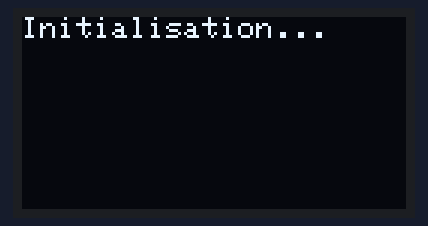
The sketch below on a simulated ESP8266 (NodeMCU). On the bench: 128×64 one-colour display. WiFi joins after 1.5 s; servers stay silent unless stated; the local clock reads 2024-03-15 10:24:30 at power-on unless the sketch sets it.

Above: at 0.1 s.
At 5.1 s:
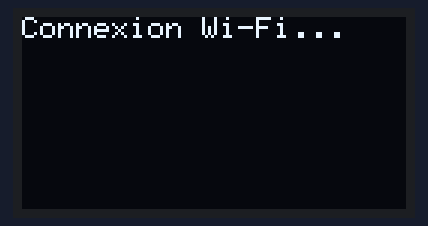
At 8.2 s:
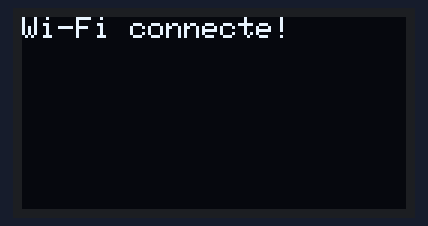
At 11.2 s:
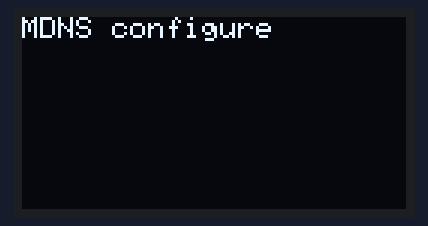
At 17.3 s:
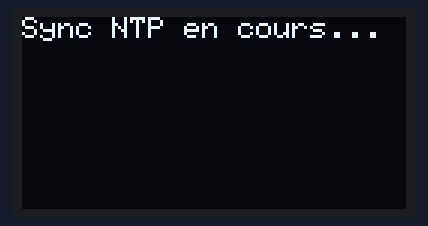
At 24.3 s:
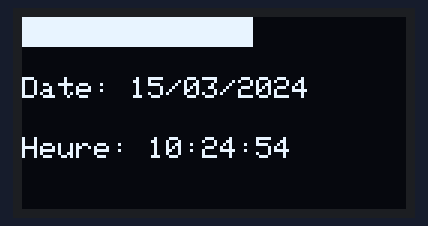

Measured:
- what the display in image 1 shows lasts 3.0 s, from 5.1 s to 8.1 s
- what the display in image 5 shows lasts 1.0 s, from 24.3 s to 25.3 s

The sketch:

rtc_ntp_display.ino
```cpp
#include <Wire.h>
#include <Adafruit_GFX.h>
#include <Adafruit_SSD1306.h>
#include <RTClib.h>
#include <ESP8266WiFi.h>
#include <time.h>
#include <ESP8266WebServer.h>
#include <ESP8266mDNS.h>
#include <ESP8266HTTPUpdateServer.h>

#define SCREEN_WIDTH 128
#define SCREEN_HEIGHT 64
#define OLED_RESET -1
#define OLED_I2C_ADDRESS 0x3C

const char *ssid = "Cherwifi";
const char *password = "ChErViN200681";

const char* ntpServer = "fr.pool.ntp.org";
const long gmtOffset_sec = 3600;
const int daylightOffset_sec = 0;

Adafruit_SSD1306 display(SCREEN_WIDTH, SCREEN_HEIGHT, &Wire, OLED_RESET);
RTC_DS3231 rtc;

ESP8266WebServer httpServer(80);
ESP8266HTTPUpdateServer httpUpdater;
const char* host = "esp8266-webupdate";

unsigned long lastSyncTime = 0;
const unsigned long syncInterval = 10 * 60 * 1000;

void setup() {
  display.begin(SSD1306_SWITCHCAPVCC, OLED_I2C_ADDRESS);
  display.clearDisplay();
  display.setTextSize(1);
  display.setTextColor(SSD1306_WHITE);

  displayYellowMessage("Initialisation...");
  delay(1000);

  WiFi.mode(WIFI_STA);
  WiFi.begin(ssid, password);
  connectWiFi();

  if (!rtc.begin()) {
    displayYellowMessage("Erreur RTC");
    while (1);
  }

  setupOTA();
  syncRTCWithNTP();
}

void loop() {
  httpServer.handleClient();
  MDNS.update();

  if (millis() - lastSyncTime >= syncInterval) {
    syncRTCWithNTP();
    lastSyncTime = millis();
  }

  DateTime now = rtc.now();
  display.clearDisplay();

  int32_t rssi = WiFi.RSSI();
  int barWidth = map(rssi, -100, -30, 0, SCREEN_WIDTH);
  display.fillRect(0, 0, barWidth, 10, SSD1306_WHITE);

  display.setCursor(0, 20);
  display.printf("Date: %02d/%02d/%04d", now.day(), now.month(), now.year());
  display.setCursor(0, 40);
  display.printf("Heure: %02d:%02d:%02d", now.hour(), now.minute(), now.second());

  display.display();
  delay(1000);
}

void connectWiFi() {
  int retryCount = 0;
  while (WiFi.status() != WL_CONNECTED && retryCount < 10) {
    delay(1000);
    displayYellowMessage("Connexion Wi-Fi...");
    display.setCursor(0, 8);
    display.printf("Essai %d", retryCount + 1);
    display.display();
    retryCount++;
  }

  if (WiFi.status() == WL_CONNECTED) {
    displayYellowMessage("Wi-Fi connecte!");
  } else {
    displayYellowMessage("Echec Wi-Fi");
  }
}

void setupOTA() {
  if (MDNS.begin(host)) {
    displayYellowMessage("MDNS configure");
  } else {
    displayYellowMessage("Erreur MDNS");
  }
  httpUpdater.setup(&httpServer);
  httpServer.begin();
  displayYellowMessage("Serveur OTA pret");
}

void syncRTCWithNTP() {
  if (WiFi.status() != WL_CONNECTED) {
    connectWiFi();
  }

  displayYellowMessage("Sync NTP en cours...");

  // Configurer le fuseau horaire de Paris avec changement automatique été/hiver
  setenv("TZ", "CET-1CEST,M3.5.0,M10.5.0/3", 1);  // Fuseau horaire de Paris
  tzset();
  configTime(0, 0, ntpServer);

  struct tm timeinfo;
  if (getLocalTime(&timeinfo)) {
    rtc.adjust(DateTime(timeinfo.tm_year + 1900, timeinfo.tm_mon + 1, timeinfo.tm_mday,
                        timeinfo.tm_hour, timeinfo.tm_min, timeinfo.tm_sec));
    displayYellowMessage("RTC mis a jour");
    delay(1000);
  } else {
    displayYellowMessage("Erreur Sync NTP");
  }
}

void displayYellowMessage(const char* message) {
  display.clearDisplay();
  display.setCursor(0, 0);
  display.println(message);
  display.display();
  delay(3000);
}
```
